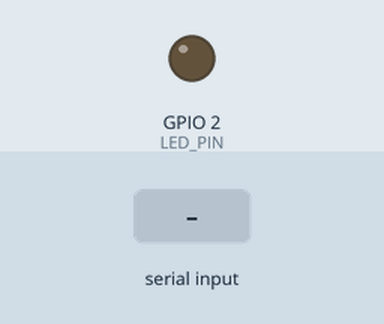
Simulated run of this sketch. Board: ESP32. Shown: output pins drawn as LEDs (lit = HIGH). The inputs (shaded band) are chosen by the test bench. Nothing arrives over Bluetooth unless stated; what the sketch prints to the serial monitor is not drawn.

Above: at 1.2 s.
1.3 s: "GET:1\n" received over the second serial link
At 1.37 s:
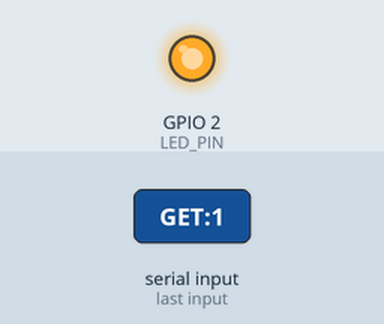
2.9 s: "PING:1\n" received over the second serial link
4.4 s: "PING:150\n" received over the second serial link
Timing chart, 0 to 7.4 s (numbered marks = the images above; inputs shaded):
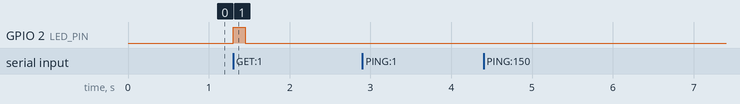

The sketch:

hanger_esp32.ino
```cpp
// hanger_esp32.ino（無印 ESP32 用：Freenove ESP32-WROVER / ESP32-WROOM など）
// ハンガー側の ESP32 1 台で、次の 3 つを動かす。担当ごとにファイルを分けている。
//
//   bt_command.cpp  ラズパイから Bluetooth Classic で命令を受け、返事をする   … 本体担当
//   motor.cpp       ハンガーを動かす（今は LED で代用）                       … モーター担当
//   weight.cpp      ロードセルで重さを測り、乾燥を判定する（まだ空）           … 重量担当
//   pins.h          使うピンの一覧。ピンを使うときは必ずここに書く             … 全員
//
// このファイルは全体の setup() と loop() だけを持ち、各担当の関数を呼ぶ。
// 各担当の loop 関数は、長く止まらない（delay で何秒も待たない）ように書くこと。
// 1 つが止まると、その間ほかの担当の処理も止まってしまうため。
//
// ---- 書き込み ----
//   Arduino IDE のボードマネージャで「esp32 by Espressif Systems」を入れ、
//   ボードは WROVER なら「ESP32 Wrover Module」、WROOM なら「ESP32 Dev Module」を選ぶ。
//   このフォルダを開くと、ファイルがタブで並ぶ。書き込むとフォルダ全体が 1 つのプログラムになる。
//   USB シリアルモニタ（115200bps）に、受け取った命令と返事が表示される。

#include "bt_command.h"
#include "motor.h"
#include "weight.h"

void setup() {
  Serial.begin(115200);
  motorSetup();
  weightSetup();
  btSetup();
}

void loop() {
  btLoop();       // ラズパイからの命令を受け取り、GET / PUT なら motor を呼ぶ
  motorLoop();
  weightLoop();

  // 乾燥が完了したときに何をするか（ラズパイに知らせる・ハンガーを動かすなど）はまだ決まっていない。
  // ラズパイに知らせる命令を増やすときは、チーム全員で決めてから body/machine.py と一緒に直す。
  // if (weightDryingComplete()) { ... }
}
```

bt_command.cpp
```cpp
// bt_command.cpp
// ラズパイから Bluetooth Classic（SPP）で命令を受け取り、返事をする（本体担当）。
//
//   ラズパイ5 ──Bluetooth Classic（SPP）──▶ ESP32
//
// ---- 受け取る命令（1 行 1 命令、改行で終わる）----
//   PING         → PONG を返す（つながっているかの確認）
//   GET:3        → 3 番のハンガーを取り出す        → motorGet(3)
//   PUT:3:42.5   → 3 番を肩幅 42.5cm で割り当てた  → motorPut(3, 42.5)
//
// ---- 返す返事（1 行）----
//   PONG
//   OK:<受け取った命令そのまま>     例 OK:GET:3
//   ERR:<理由>:<命令>               例 ERR:RANGE:GET:25
//
// 命令を増やす・変えるときは、ラズパイ側の body/machine.py も直す必要がある（チーム全員で決める）。

#include "BluetoothSerial.h"
#include "bt_command.h"
#include "motor.h"

// 注意：#error の行は日本語にしない（読み飛ばされる行でもコンパイルエラーになるため）

#if !defined(CONFIG_BT_ENABLED) || !defined(CONFIG_BLUEDROID_ENABLED)
#error Bluetooth is not enabled. Check the board selection (ESP32 Wrover Module / ESP32 Dev Module).
#endif
#if !defined(CONFIG_BT_SPP_ENABLED)
#error Bluetooth Classic (SPP) is not available. Use the original ESP32 (not S2/S3/C3).
#endif

static const char *BT_NAME = "HANGER-ESP32";  // ラズパイの Bluetooth 一覧に出る名前
static const int CMD_MAX = 32;               // 1 行の最大文字数。これより長い行は捨てる

static BluetoothSerial SerialBT;
static String line = "";
static bool overflow = false;

static void handleCommand(const String &cmd);

static void onBtEvent(esp_spp_cb_event_t event, esp_spp_cb_param_t *param) {
  if (event == ESP_SPP_SRV_OPEN_EVT) {
    Serial.println("[BT] ラズパイがつながりました");
  } else if (event == ESP_SPP_CLOSE_EVT) {
    Serial.println("[BT] ラズパイとの接続が切れました");
  }
}

void btSetup() {
  SerialBT.register_callback(onBtEvent);
  SerialBT.begin(BT_NAME);
  Serial.print("[BT] 待ち受け開始: ");
  Serial.println(BT_NAME);
}

void btLoop() {
  while (SerialBT.available()) {
    char ch = SerialBT.read();
    if (ch == '\n') {
      if (overflow) {
        btSend("ERR:TOO_LONG");
      } else {
        line.trim();
        if (line.length() > 0) handleCommand(line);
      }
      line = "";
      overflow = false;
    } else if (ch != '\r') {
      if (line.length() < CMD_MAX) {
        line += ch;
      } else {
        overflow = true;
      }
    }
  }
}

void btSend(const String &text) {
  SerialBT.println(text);   // \r\n で終わる。ラズパイ側は \r を無視する
  Serial.print("-> ");
  Serial.println(text);
}

static void handleCommand(const String &cmd) {
  Serial.print("<- ");
  Serial.println(cmd);

  if (cmd == "PING") {
    btSend("PONG");
    return;
  }

  // 「種類:番号」または「種類:番号:肩幅」に分ける
  int p1 = cmd.indexOf(':');
  if (p1 < 0) {
    btSend("ERR:BAD:" + cmd);
    return;
  }
  String kind = cmd.substring(0, p1);
  int p2 = cmd.indexOf(':', p1 + 1);
  String numText = (p2 < 0) ? cmd.substring(p1 + 1) : cmd.substring(p1 + 1, p2);
  int hanger = numText.toInt();
  if (hanger < 1 || hanger > HANGER_COUNT) {
    btSend("ERR:RANGE:" + cmd);
    return;
  }

  if (kind == "GET") {
    btSend("OK:" + cmd);   // 先に受け付けたことを返す（動作に時間がかかってもラズパイを待たせない）
    motorGet(hanger);
  } else if (kind == "PUT") {
    float shoulderCm = (p2 < 0) ? 0 : cmd.substring(p2 + 1).toFloat();
    btSend("OK:" + cmd);
    motorPut(hanger, shoulderCm);
  } else {
    btSend("ERR:UNKNOWN:" + cmd);
  }
}
```

bt_command.h
```cpp
// bt_command.h
// ラズパイとの Bluetooth のやりとり（本体担当）
#pragma once

#include <Arduino.h>

const int HANGER_COUNT = 20;   // ラズパイ側 body/config.py の HANGER_COUNT と同じにする

void btSetup();
void btLoop();
void btSend(const String &text);   // ラズパイへ 1 行送る
```

motor.cpp
```cpp
// motor.cpp
// ハンガーを動かす（モーター担当）。今はモーターの代わりにボード上の LED で知らせている。
// モーターをつないだら、この中身を書き換える。使うピンは pins.h に足すこと（GPIO4・5 は重量用なので使わない）。
//
// 注意：今の仮の動きは delay で止まるので、点滅している間は Bluetooth の命令も重さの計測も止まる。
// モーターに置き換えるときは、motorGet / motorPut では「動き始め」だけを決め、
// 実際に少しずつ動かすのは motorLoop で行う形にすると、ほかの処理を止めずに済む。

#include <Arduino.h>
#include "motor.h"
#include "pins.h"

void motorSetup() {
  pinMode(LED_PIN, OUTPUT);
  digitalWrite(LED_PIN, LOW);
}

void motorLoop() {
  // 今はすることがない
}

void motorGet(int hanger) {
  // 仮の動き：番号の回数だけ LED を点滅
  for (int i = 0; i < hanger; i++) {
    digitalWrite(LED_PIN, HIGH);
    delay(150);
    digitalWrite(LED_PIN, LOW);
    delay(150);
  }
}

void motorPut(int hanger, float shoulderCm) {
  // 仮の動き：LED を 1 秒点灯
  Serial.print("PUT hanger ");
  Serial.print(hanger);
  Serial.print(" shoulder ");
  Serial.println(shoulderCm);
  digitalWrite(LED_PIN, HIGH);
  delay(1000);
  digitalWrite(LED_PIN, LOW);
}
```

motor.h
```cpp
// motor.h
// ハンガーを動かす（モーター担当）
#pragma once

void motorSetup();
void motorLoop();                              // 毎回の loop で呼ばれる。長く止まらないこと
void motorGet(int hanger);                     // GET:<番号> を受けたとき
void motorPut(int hanger, float shoulderCm);   // PUT:<番号>:<肩幅> を受けたとき
```

weight.cpp
```cpp
// weight.cpp
// ロードセルで重さを測り、乾燥を判定する（重量担当）。まだ中身はない。
// 使うピン（GPIO4・5 の予定）は pins.h に書くこと。
//
// 予定している流れ
//   1. 重さを測る（キャリブレーション済みの値で g に直す）
//   2. 時間ごとの重さの変化を記録する
//   3. 変化が一定時間小さくなったら「乾燥候補」
//   4. 実験で決めた条件を満たしたら「乾燥完了」→ weightDryingComplete() が true を返す

#include <Arduino.h>
#include "weight.h"
#include "pins.h"

void weightSetup() {
  // ロードセルの初期設定
}

void weightLoop() {
  // 重さを測って乾燥を判定する
}

bool weightDryingComplete() {
  return false;   // 判定ができるまでは、ずっと「まだ乾いていない」
}
```

weight.h
```cpp
// weight.h
// ロードセルで重さを測り、乾燥を判定する（重量担当）
#pragma once

void weightSetup();
void weightLoop();               // 毎回の loop で呼ばれる。長く止まらないこと
bool weightDryingComplete();     // 乾燥が完了したら true
```

pins.h
```cpp
// pins.h
// ESP32 で使うピンの一覧。ピンを使うときは、自分のファイルに直接番号を書かずに、ここに足すこと。
// 同じ番号が 2 回出てきたら、誰かとぶつかっている。
#pragma once

// ---- モーター担当（motor.cpp）----
const int LED_PIN = 2;   // ボード上の LED（Freenove の ESP32 ボードは GPIO2）。モーターができるまでの代用

// ---- 重量担当（weight.cpp）----
// GPIO4, GPIO5 はロードセル（重量計測）で使う予定。どちらを何に使うかは重量担当が決めて書く
// const int WEIGHT_???_PIN = 4;
// const int WEIGHT_???_PIN = 5;
```

Measured:
- after the input at 1.3 s, GPIO 2 (LED_PIN): LOW → HIGH at once, → LOW 0.15 s later
- after the input at 2.9 s, every drawn part: stays the same
- after the input at 4.4 s, every drawn part: stays the same
